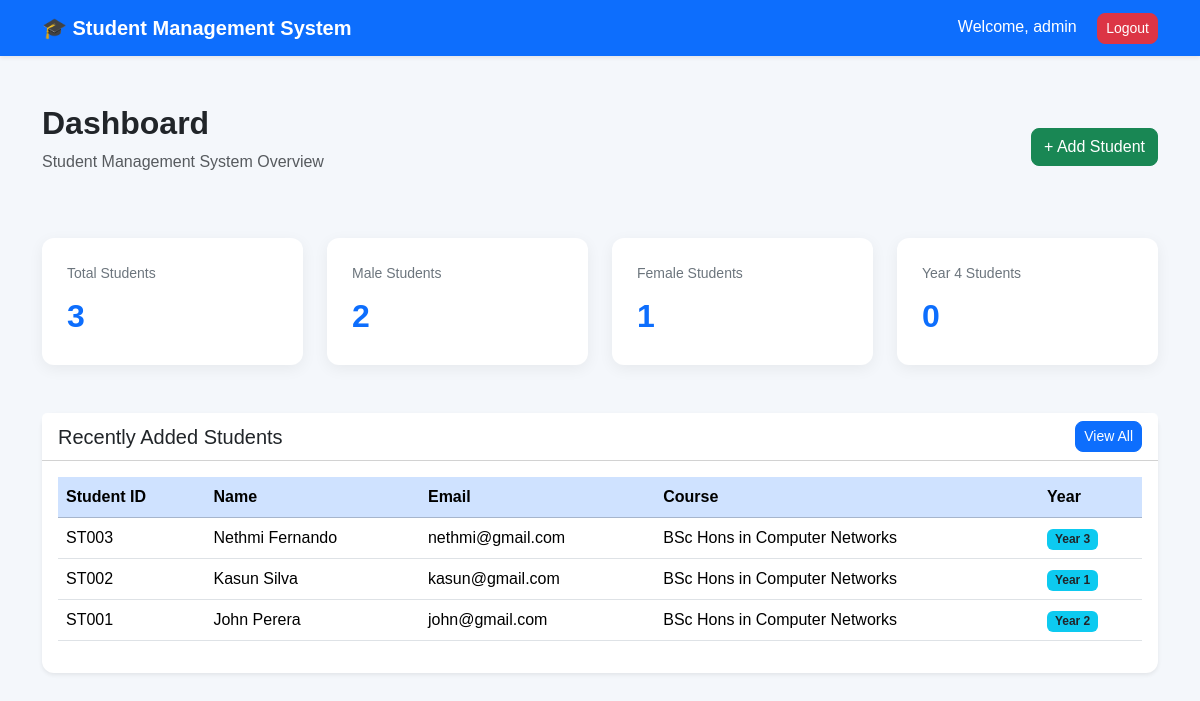
/dashboard.php (signed in), run on the app's committed database.
### tables this page shows
CREATE TABLE students (

    id INT AUTO_INCREMENT PRIMARY KEY,

    student_id VARCHAR(20)
        NOT NULL UNIQUE,

    full_name VARCHAR(100)
        NOT NULL,

    dob DATE
        NOT NULL,

    gender VARCHAR(20)
        NOT NULL,

    email VARCHAR(100)
        NOT NULL,

    phone VARCHAR(20)
        NOT NULL,

    address TEXT
        NOT NULL,

    course VARCHAR(150)
        NOT NULL,

    year INT
        NOT NULL,

    enrollment_date DATE
        NOT NULL,

    created_at TIMESTAMP
        DEFAULT CURRENT_TIMESTAMP

);

### dashboard.php (the view, shortened to what this page needs)
<?php
require_once "config/database.php";
$totalStudents = $conn
    ->query(
        "SELECT COUNT(*) AS total
         FROM students"
    )
    ->fetch_assoc()["total"];
$maleStudents = $conn
    ->query(
        "SELECT COUNT(*) AS total
         FROM students
         WHERE gender = 'Male'"
    )
    ->fetch_assoc()["total"];
$femaleStudents = $conn
    ->query(
        "SELECT COUNT(*) AS total
         FROM students
         WHERE gender = 'Female'"
    )
    ->fetch_assoc()["total"];
$yearFourStudents = $conn
    ->query(
        "SELECT COUNT(*) AS total
         FROM students
         WHERE year = 4"
    )
    ->fetch_assoc()["total"];
$recentStudents = $conn->query(
    "SELECT *
     FROM students
     ORDER BY id DESC
     LIMIT 5"
);
?>
<!DOCTYPE html>
<html lang="en">
<head>
<link
href="https://cdn.jsdelivr.net/npm/bootstrap@5.3.3/dist/css/bootstrap.min.css"
rel="stylesheet">
<link
rel="stylesheet"
href="assets/css/style.css">
</head>
<body>
<nav class="navbar navbar-dark bg-primary shadow-sm">
<div class="container">
<a
href="dashboard.php"
class="navbar-brand fw-bold">
🎓 Student Management System
</a>
<div>
<span class="text-white me-3">
Welcome,
<?php
echo htmlspecialchars(
    $_SESSION["username"]
);
?>
</span>
<a
href="logout.php"
class="btn btn-danger btn-sm">
Logout
</a>
</div>
</div>
</nav>
<div class="container py-5">
<div
class="d-flex justify-content-between align-items-center mb-5">
<div>
<h2 class="fw-bold">
Dashboard
</h2>
<p class="text-muted">
Student Management System Overview
</p>
</div>
<a
href="students/add.php"
class="btn btn-success">
+ Add Student
</a>
</div>
<div class="row g-4 mb-5">
<div class="col-md-3">
<div class="stat-card">
<span>
Total Students
</span>
<strong>
<?php echo $totalStudents; ?>
</strong>
</div>
</div>
<div class="col-md-3">
<div class="stat-card">
<span>
Male Students
</span>
<strong>
<?php echo $maleStudents; ?>
</strong>
</div>
</div>
<div class="col-md-3">
<div class="stat-card">
<span>
Female Students
</span>
<strong>
<?php echo $femaleStudents; ?>
</strong>
</div>
</div>
<div class="col-md-3">
<div class="stat-card">
<span>
Year 4 Students
</span>
<strong>
<?php echo $yearFourStudents; ?>
</strong>
</div>
</div>
</div>
<div class="card shadow-sm">
<div
class="card-header bg-white d-flex justify-content-between align-items-center">
<h5 class="mb-0">
Recently Added Students
</h5>
<a
href="students/view.php"
class="btn btn-primary btn-sm">
View All
</a>
</div>
<div class="card-body">
<div class="table-responsive">
<table
class="table table-hover align-middle">
<thead class="table-primary">
<tr>
<th>
Student ID
</th>
<th>
Name
</th>
<th>
Email
</th>
<th>
Course
</th>
<th>
Year
</th>
</tr>
</thead>
<tbody>
<?php
if ($recentStudents->num_rows > 0):
while (
    $student =
    $recentStudents->fetch_assoc()
):
?>
<tr>
<td>
<?php
echo htmlspecialchars(
    $student["student_id"]
);
?>
</td>
<td>
<?php
echo htmlspecialchars(
    $student["full_name"]
);
?>
</td>
<td>
<?php
echo htmlspecialchars(
    $student["email"]
);
?>
</td>
<td>
<?php
echo htmlspecialchars(
    $student["course"]
);
?>
</td>
<td>
<span class="badge bg-info text-dark">
Year
<?php echo $student["year"]; ?>
</span>
</td>
</tr>
<?php
endwhile;
endif; ?>
</tbody>
</table>
</div>
</div>
</div>
</div>
</body>
</html>

### assets/css/style.css (style rules this page uses)
body { background: #f4f7fb; font-family: Arial, Helvetica, sans-serif; }
.navbar { box-shadow: 0 2px 8px rgba(0, 0, 0, 0.08); }
.card { border: none; border-radius: 12px; }
.stat-card { background: white; border-radius: 12px; padding: 25px; box-shadow: 0 4px 15px rgba(0, 0, 0, 0.06); transition: 0.3s; }
.stat-card span { display: block; color: #6c757d; font-size: 14px; }
.stat-card strong { display: block; font-size: 32px; color: #0d6efd; margin-top: 8px; }
.btn { border-radius: 8px; }
.table th { white-space: nowrap; }

### data on the page
students: student "ST003", full_name "Nethmi Fernando", email "nethmi@gmail.com", course "BSc Hons in Computer Networks", year "3"
students: student "ST002", full_name "Kasun Silva", email "kasun@gmail.com", course "BSc Hons in Computer Networks", year "1"
students: student "ST001", full_name "John Perera", email "john@gmail.com", course "BSc Hons in Computer Networks", year "2"

### other printed values
$_SESSION["username"] "admin"
$totalStudents "3"
$maleStudents "2"
$femaleStudents "1"
$yearFourStudents "0"
